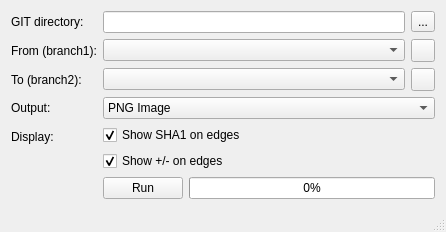
<?xml version="1.0" encoding="UTF-8"?>
<ui version="4.0">
 <class>MainWindow</class>
 <widget class="QMainWindow" name="MainWindow">
  <property name="geometry">
   <rect>
    <x>0</x>
    <y>0</y>
    <width>446</width>
    <height>231</height>
   </rect>
  </property>
  <property name="windowTitle">
   <string>[git] Visual Branch Diff</string>
  </property>
  <widget class="QWidget" name="centralWidget">
   <layout class="QFormLayout" name="formLayout">
    <item row="0" column="0">
     <widget class="QLabel" name="label">
      <property name="text">
       <string>GIT directory:</string>
      </property>
     </widget>
    </item>
    <item row="0" column="1">
     <layout class="QHBoxLayout" name="horizontalLayout">
      <item>
       <widget class="QLineEdit" name="locationEdit">
        <property name="text">
         <string/>
        </property>
       </widget>
      </item>
      <item>
       <widget class="QToolButton" name="locationPick">
        <property name="text">
         <string>...</string>
        </property>
       </widget>
      </item>
     </layout>
    </item>
    <item row="1" column="0">
     <widget class="QLabel" name="branch1Label">
      <property name="text">
       <string>From (branch1):</string>
      </property>
     </widget>
    </item>
    <item row="1" column="1">
     <layout class="QHBoxLayout" name="horizontalLayout_3">
      <item>
       <widget class="QComboBox" name="branch1Combo">
        <property name="minimumSize">
         <size>
          <width>250</width>
          <height>0</height>
         </size>
        </property>
       </widget>
      </item>
      <item>
       <widget class="QToolButton" name="branch1Color">
        <property name="autoFillBackground">
         <bool>true</bool>
        </property>
        <property name="text">
         <string/>
        </property>
       </widget>
      </item>
     </layout>
    </item>
    <item row="2" column="0">
     <widget class="QLabel" name="branch2Label">
      <property name="text">
       <string>To (branch2):</string>
      </property>
     </widget>
    </item>
    <item row="2" column="1">
     <layout class="QHBoxLayout" name="horizontalLayout_4">
      <item>
       <widget class="QComboBox" name="branch2Combo">
        <property name="minimumSize">
         <size>
          <width>250</width>
          <height>0</height>
         </size>
        </property>
       </widget>
      </item>
      <item>
       <widget class="QToolButton" name="branch2Color">
        <property name="autoFillBackground">
         <bool>true</bool>
        </property>
        <property name="text">
         <string/>
        </property>
       </widget>
      </item>
     </layout>
    </item>
    <item row="3" column="0">
     <widget class="QLabel" name="label_4">
      <property name="text">
       <string>Output:</string>
      </property>
     </widget>
    </item>
    <item row="3" column="1">
     <widget class="QComboBox" name="typesBox">
      <item>
       <property name="text">
        <string>PNG Image</string>
       </property>
      </item>
      <item>
       <property name="text">
        <string>Scalable Vector Graphics</string>
       </property>
      </item>
      <item>
       <property name="text">
        <string>Portable Document Format</string>
       </property>
      </item>
     </widget>
    </item>
    <item row="4" column="0">
     <widget class="QLabel" name="label_5">
      <property name="text">
       <string>Display:</string>
      </property>
     </widget>
    </item>
    <item row="4" column="1">
     <layout class="QVBoxLayout" name="verticalLayout">
      <item>
       <widget class="QCheckBox" name="showEdgeDiff">
        <property name="text">
         <string>Show SHA1 on edges</string>
        </property>
        <property name="checked">
         <bool>true</bool>
        </property>
       </widget>
      </item>
      <item>
       <widget class="QCheckBox" name="showEdgeWeight">
        <property name="text">
         <string>Show +/- on edges</string>
        </property>
        <property name="checked">
         <bool>true</bool>
        </property>
       </widget>
      </item>
     </layout>
    </item>
    <item row="5" column="1">
     <layout class="QHBoxLayout" name="horizontalLayout_2">
      <item>
       <widget class="QPushButton" name="runButton">
        <property name="text">
         <string>Run</string>
        </property>
       </widget>
      </item>
      <item>
       <widget class="QProgressBar" name="runProgress">
        <property name="value">
         <number>0</number>
        </property>
       </widget>
      </item>
     </layout>
    </item>
   </layout>
  </widget>
  <widget class="QStatusBar" name="statusBar"/>
 </widget>
 <layoutdefault spacing="6" margin="11"/>
 <resources/>
 <connections>
  <connection>
   <sender>showEdgeDiff</sender>
   <signal>toggled(bool)</signal>
   <receiver>showEdgeWeight</receiver>
   <slot>setEnabled(bool)</slot>
   <hints>
    <hint type="sourcelabel">
     <x>185</x>
     <y>139</y>
    </hint>
    <hint type="destinationlabel">
     <x>184</x>
     <y>160</y>
    </hint>
   </hints>
  </connection>
 </connections>
</ui>
